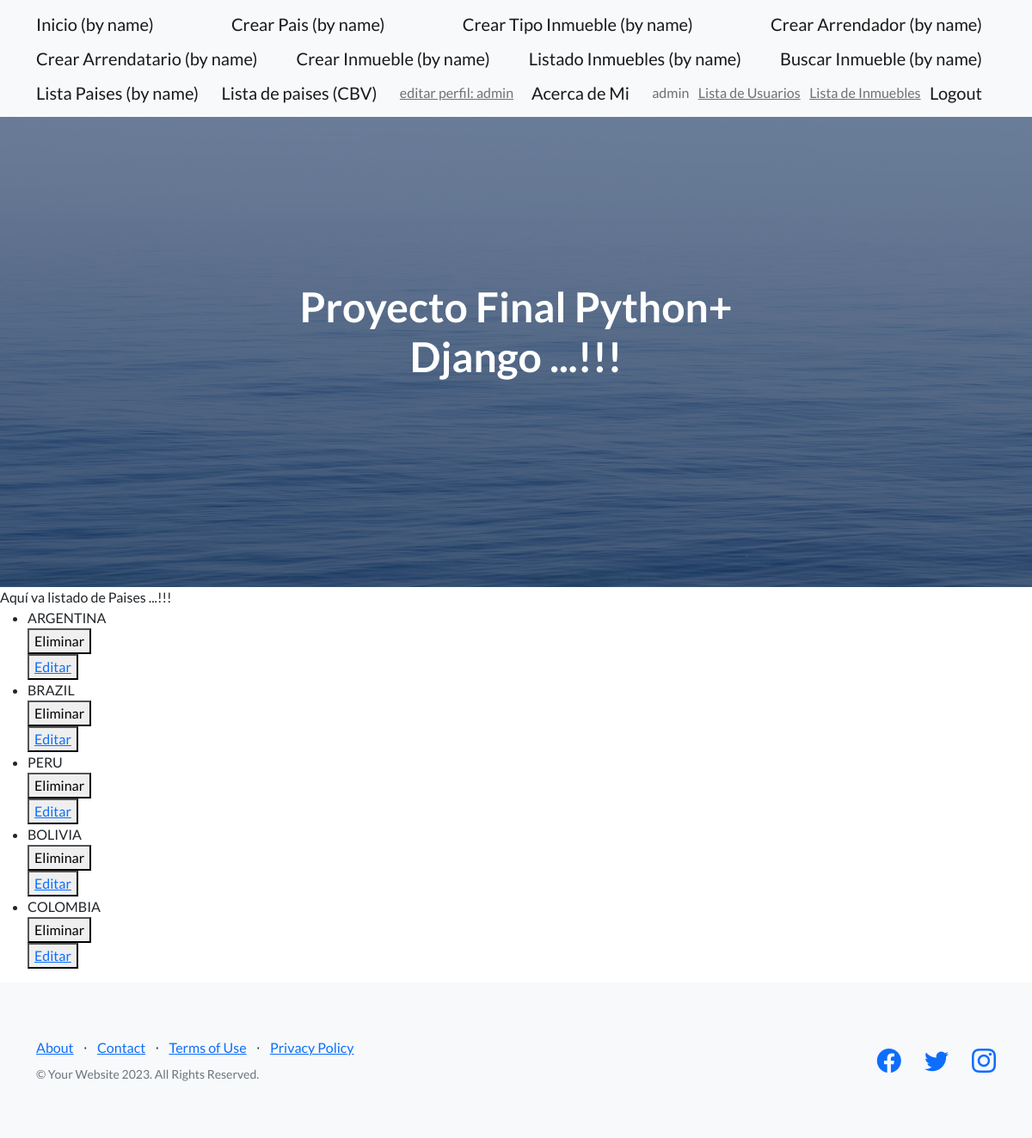
The app's page /AppCoder/lista-pais (signed in) with its own data.
### AppCoder/models.py (models this page shows, shortened)
class Pais(models.Model):
        nombre = models.CharField(max_length=100)

### AppCoder/views.py (the view)
# urls.py: path("lista-pais", lista_pais, name="lista-pais"),
@login_required
def lista_pais(request):
    pais = Pais.objects.all()
    return render(request,"AppCoder/paislistado.html", {"pais":pais})

### AppCoder/templates/AppCoder/paislistado.html
{% extends "AppCoder/padre.html" %}
{% block contenidoQueCambia %}
Aquí va listado de Paises ...!!!
{% if pais %}
<ul>
    {% for paisx in pais %}
    <li>{{ paisx.nombre }} </li>
    <div>
        <form action="{% url "AppCoder:elimina-pais" paisx.id %}" method="POST">{% csrf_token %}
            <button type="submit">Eliminar</button>
        </form>
        <button>
            <a href="{% url 'AppCoder:editar-pais' paisx.id %}">Editar</a>
        </button>
    </div>
    {% endfor %}
</ul>
{% else %}
<H1>No existe pais en la BBDD ...!!!</H1>
{% endif %}
{% endblock %}

### AppCoder/templates/AppCoder/padre.html (shortened to what this page needs)
{% load static %}
<!DOCTYPE html>
<html lang="en">
    <head>
        <link href="https://cdn.jsdelivr.net/npm/bootstrap-icons@1.5.0/font/bootstrap-icons.css" rel="stylesheet" type="text/css" />
        <link href="{% static 'AppCoder/css/styles.css'  %}" rel="stylesheet" />
    </head>
    <body>
        <nav class="navbar navbar-light bg-light static-top">
            <div class="container">
             {% if user.is_authenticated %}
                    <a class="navbar-brand" href="{% url 'AppCoder:inicio' %}">Inicio (by name) </a>
                    <a class="navbar-brand" href="{% url 'AppCoder:crea-pais' %}">Crear Pais (by name) </a>
                    <a class="navbar-brand" href="{% url 'AppCoder:crea-tipoinmueble' %}">Crear Tipo Inmueble (by name) </a>
                    <a class="navbar-brand" href="{% url 'AppCoder:crea-arrendador' %}">Crear Arrendador (by name) </a>
                    <a class="navbar-brand" href="{% url 'AppCoder:crea-arrendatario' %}">Crear Arrendatario (by name) </a>
                    <a class="navbar-brand" href="{% url 'AppCoder:crea-inmueble' %}">Crear Inmueble (by name) </a>
                    <a class="navbar-brand" href="{% url 'AppCoder:Lista-inmueble' %}">Listado Inmuebles (by name) </a>
                    <a class="navbar-brand" href="{% url 'AppCoder:inmueble-buscar' %}">Buscar Inmueble (by name) </a>
                    <a class="navbar-brand" href="{% url 'AppCoder:lista-pais' %}">Lista Paises (by name) </a>
                    <a class="navbar-brand" href="{% url 'AppCoder:pais_list' %}">Lista de paises (CBV)</a>
                    <a class="navbar-text" href="{% url 'AppCoder:editar-perfil' %}">editar perfil: {{ user.username }}</a>
                    <a class="navbar-brand" href="{% url 'AppCoder:acer-auto' %}">Acerca de Mi </a>
                    <span class="navbar-text">{{ user.username }}</span>
                    <a class="navbar-text" href="{% url 'AppCoder:listar_usuarios' %}">Lista de Usuarios</a>
                    <a class="navbar-text" href="{% url 'AppCoder:listar_inmuebles' %}">Lista de Inmuebles</a>
                    <a class="navbar-brand" href="{% url 'AppCoder:logout' %}">Logout</a>
                {% else %}
                    <a class="navbar-brand" href="{% url 'AppCoder:login' %}">Login</a>
                    <a class="navbar-brand" href="{% url 'AppCoder:registro' %}">Registrar usuario</a>
                {% endif %}
            </div>
        </nav>
        <header class="masthead">
            <div class="container position-relative">
                <div class="row justify-content-center">
                    <div class="col-xl-6">
                        <div class="text-center text-white">
                            <h1 class="mb-5">Proyecto Final Python+ Django ...!!!</h1>
                        </div>
                    </div>
                </div>
            </div>
        </header>
        {% block contenidoQueCambia %}
        {% endblock %}
        <footer class="footer bg-light">
            <div class="container">
                <div class="row">
                    <div class="col-lg-6 h-100 text-center text-lg-start my-auto">
                        <ul class="list-inline mb-2">
                            <li class="list-inline-item"><a href="#!">About</a></li>
                            <li class="list-inline-item">⋅</li>
                            <li class="list-inline-item"><a href="#!">Contact</a></li>
                            <li class="list-inline-item">⋅</li>
                            <li class="list-inline-item"><a href="#!">Terms of Use</a></li>
                            <li class="list-inline-item">⋅</li>
                            <li class="list-inline-item"><a href="#!">Privacy Policy</a></li>
                        </ul>
                        <p class="text-muted small mb-4 mb-lg-0">&copy; Your Website 2023. All Rights Reserved.</p>
                    </div>
                    <div class="col-lg-6 h-100 text-center text-lg-end my-auto">
                        <ul class="list-inline mb-0">
                            <li class="list-inline-item me-4">
                                <a href="#!"><i class="bi-facebook fs-3"></i></a>
                            </li>
                            <li class="list-inline-item me-4">
                                <a href="#!"><i class="bi-twitter fs-3"></i></a>
                            </li>
                            <li class="list-inline-item">
                                <a href="#!"><i class="bi-instagram fs-3"></i></a>
                            </li>
                        </ul>
                    </div>
                </div>
            </div>
        </footer>
    </body>
</html>

### records on screen
Pais: nombre "ARGENTINA"
Pais: nombre "BRAZIL"
Pais: nombre "PERU"
Pais: nombre "BOLIVIA"
Pais: nombre "COLOMBIA"

### other values on screen
{{ user.username }} "admin"
